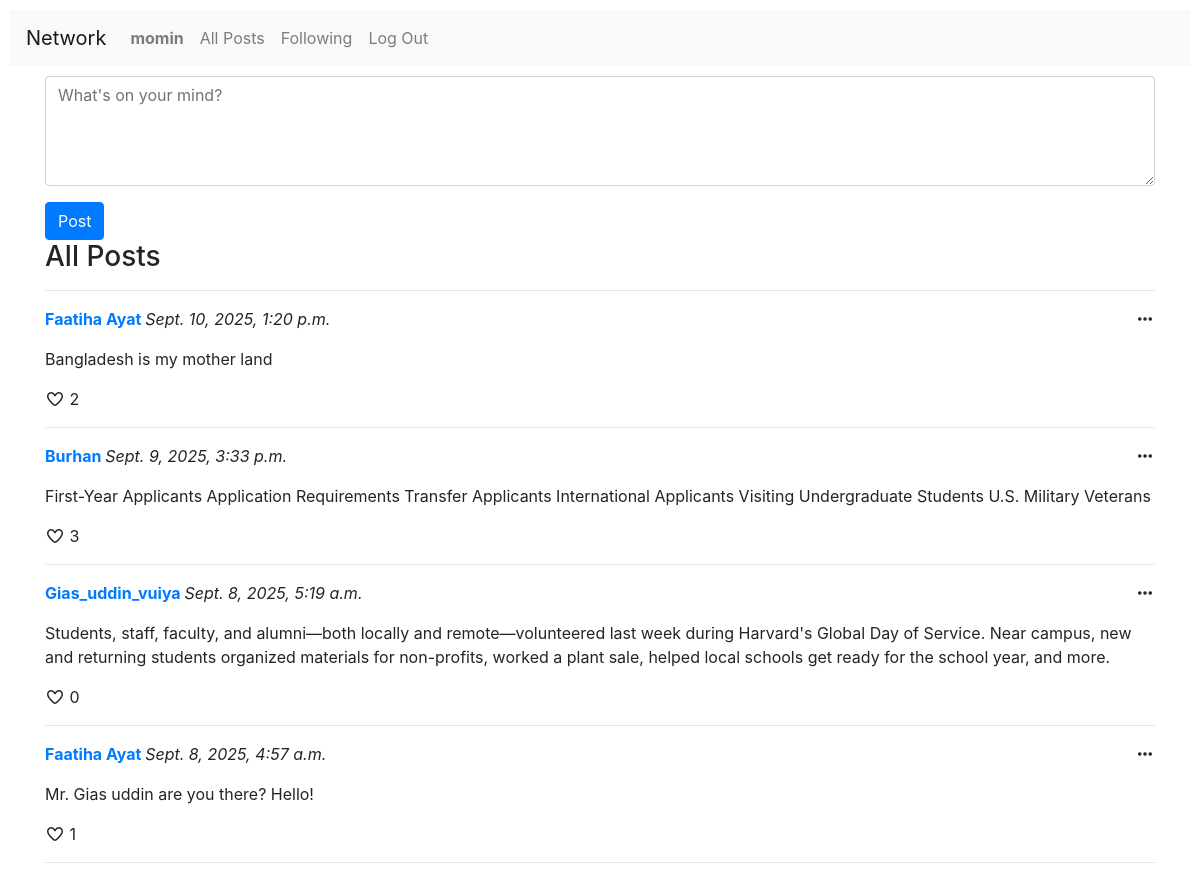
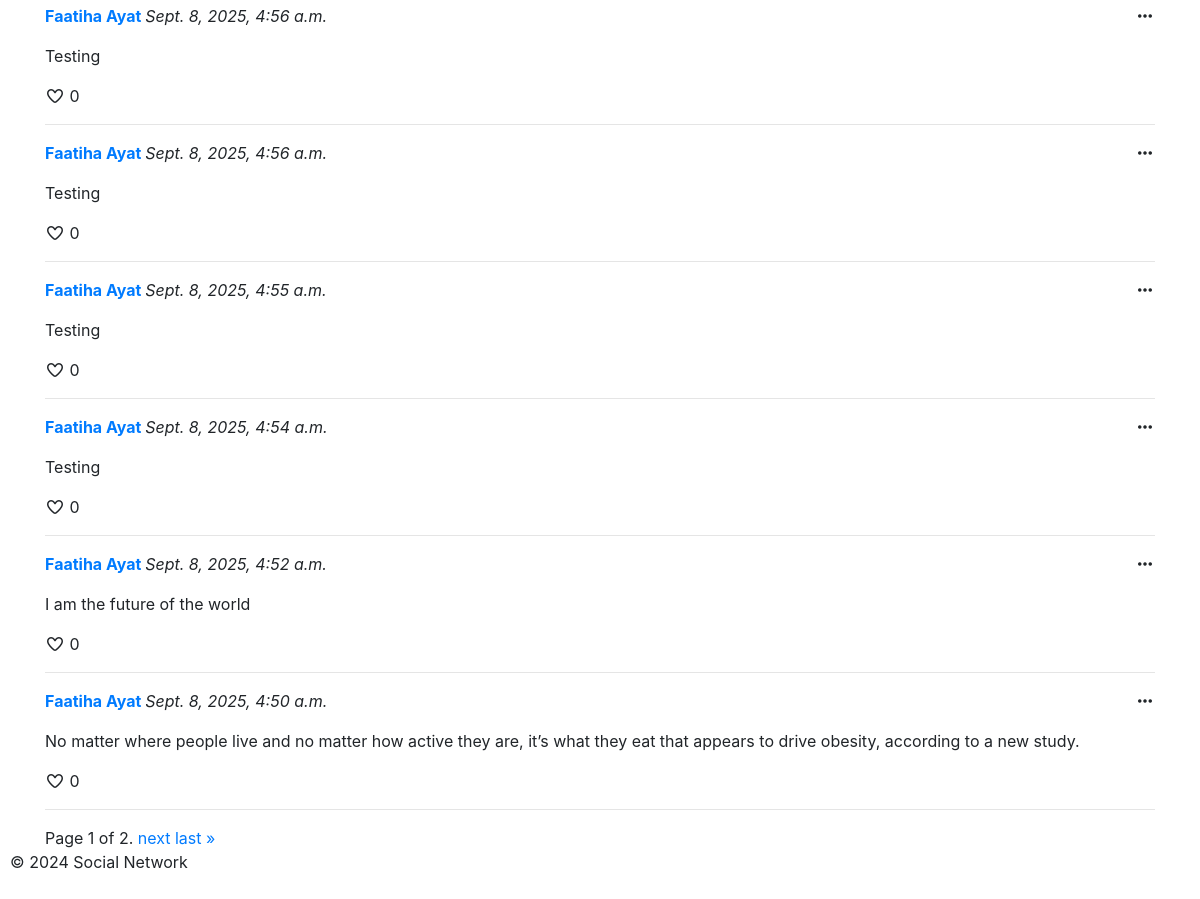
Before: / (signed in) with the older database file (2 pictures, top to bottom).
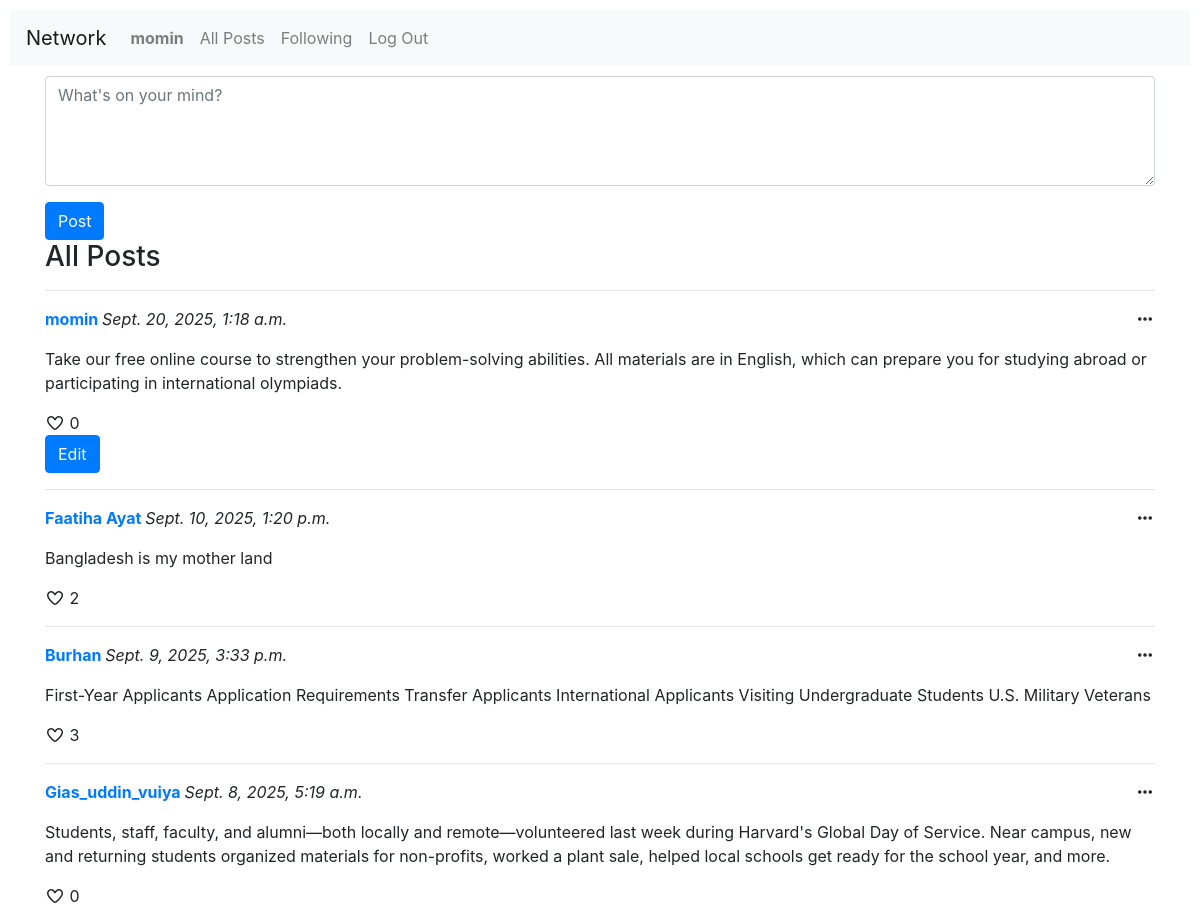
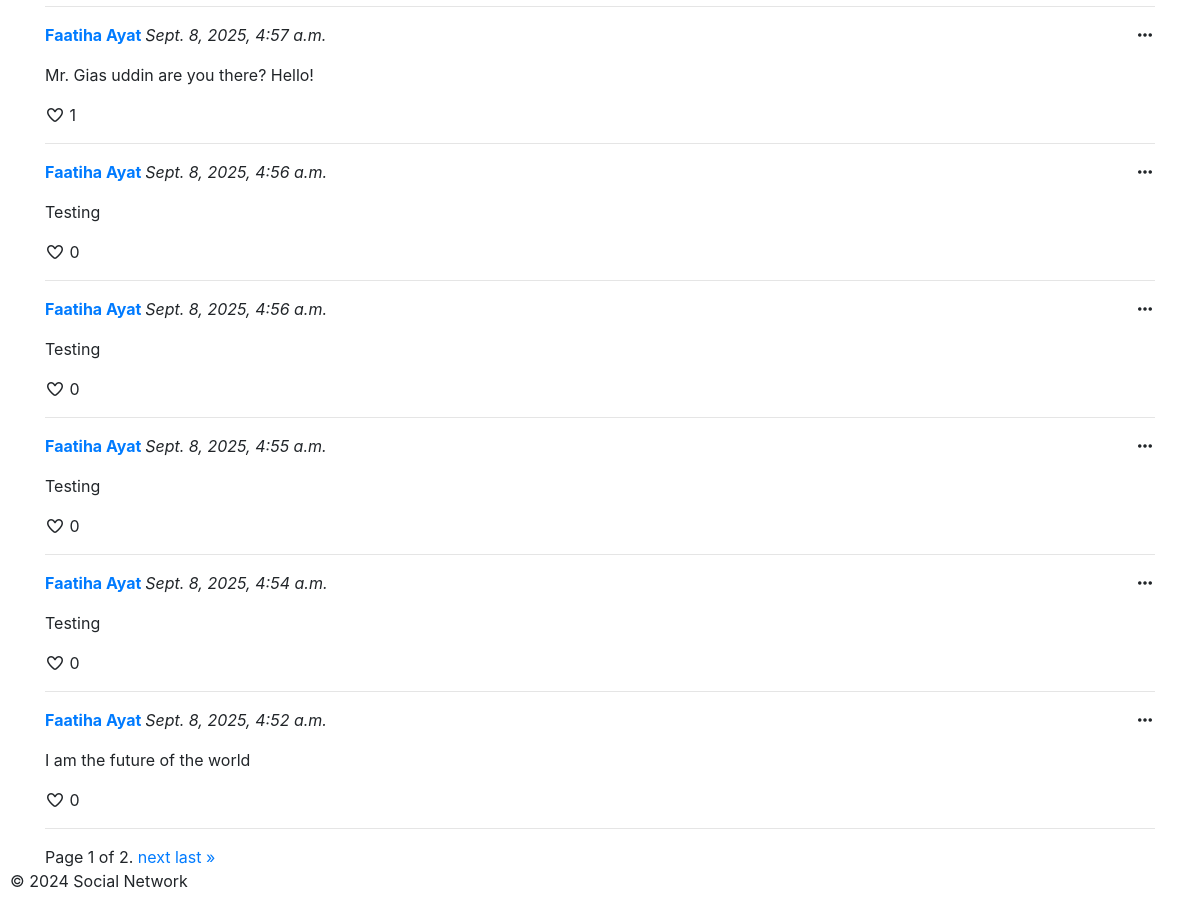
After: the same page with the newer database file (2 pictures, top to bottom).
### network/models.py (models this page shows, shortened)
class User(AbstractUser):
    pass

class Post(models.Model):
    user = models.ForeignKey(User, on_delete=models.CASCADE, related_name="posts")
    content = models.TextField()
    timestamp = models.DateTimeField(auto_now_add=True)
    @property
    def like_count(self):
        return self.likes.count()

### network/views.py (the view, shortened to what this page needs)
# urls.py: path("", views.index, name="index"),
def index(request):
    posts = Post.objects.all().order_by("-timestamp").all()
    paginator = Paginator(posts, 10)  # Show 10 posts per page
    page_number = request.GET.get('page')
    posts = paginator.get_page(page_number)
    return render(request, "network/index.html", {
        "posts": posts,
    })

### network/templates/network/index.html (shortened to what this page needs)
{% extends "network/layout.html" %}
{% block body %}
    {% if user.is_authenticated %}
        <div class="container">
            <section class="create-post">
                <form action="{% url 'index'%}" method="post">
                    <div class="form-group">
                        <textarea class="form-control" name="content" placeholder="What's on your mind?" cols="10" rows="4"></textarea>
                    </div>
                    <input class="btn btn-primary" type="submit" value="Post">
                </form>
            </section>
            <section class="all-posts">
                <h3>All Posts</h3>
                <hr>
                {% for post in posts %}
                    <div class="post">
                        <p>
                            <strong>
                                <a href="{% url 'profile' post.user.username %}">{{ post.user.username }}</a>
                            </strong>
                            <em>{{ post.timestamp }}</em>
                                <span class="ellipsis">
                                    <i class="fa-solid fa-ellipsis"></i>
                                </span>
                            </p>
                        <p  class="post-content">{{ post.content }}</p>
                        <div class="like-container" data-post-id="{{ post.id }}">
                            <i class="fa-regular fa-heart like-btn"></i>
                            <span class="like-count">{{ post.like_count }}</span>
                        </div>
                        {% if user.username == post.user.username %}
                            <button class="btn btn-primary edit-content-btn" data-set="{{ post.id }}">
                                Edit
                            </button>
                            {% endif %}
                        <hr>
                    </div>
                {% empty %}
                    <p>No posts available.</p>
                {% endfor %}
            </section>
            <section>
                <div class="pagination">
                    <span class="page-links">
                        <span class="current">
                            Page {{ posts.number }} of {{ posts.paginator.num_pages }}.
                        </span>
                        {% if posts.has_next %}
                            <a href="?page={{ posts.next_page_number }}">next</a>
                            <a href="?page={{ posts.paginator.num_pages }}">last &raquo;</a>
                        {% endif %}
                    </span>
                </div>
            </section>
        </div>
    {% endif %}
{% endblock %}

### network/templates/network/layout.html (shortened to what this page needs)
{% load static %}
<!DOCTYPE html>
<html lang="en">
    <head>
        <link rel="stylesheet" href="https://stackpath.bootstrapcdn.com/bootstrap/4.4.1/css/bootstrap.min.css">
        <link rel="stylesheet" href="https://cdnjs.cloudflare.com/ajax/libs/font-awesome/7.0.1/css/all.min.css" />
        <link href="{% static 'network/styles.css' %}" rel="stylesheet">
    </head>
    <body>
        <nav class="navbar navbar-expand-lg navbar-light bg-light">
            <a class="navbar-brand" href="#">Network</a>
            <div>
              <ul class="navbar-nav mr-auto">
                {% if user.is_authenticated %}
                    <li class="nav-item">
                        <a class="nav-link" href="{% url 'profile' user.username %}"><strong>{{ user.username }}</strong></a>
                    </li>
                {% endif %}
                <li class="nav-item">
                  <a class="nav-link" href="{% url 'index' %}">All Posts</a>
                </li>
                {% if user.is_authenticated %}
                    <li class="nav-item">
                        <a class="nav-link" href="#">Following</a>
                    </li>
                    <li class="nav-item">
                        <a class="nav-link" href="{% url 'logout' %}">Log Out</a>
                    </li>
                {% endif %}
              </ul>
            </div>
          </nav>
        <div class="body">
            {% block body %}
            {% endblock %}
        </div>
        <footer>
            {% block footer %}
                <p>&copy; 2024 Social Network</p>
            {% endblock %}
        </footer>
    </body>
</html>

### network/static/network/styles.css (style rules this page uses)
body { padding: 10px; box-sizing: border-box; }
.container { margin-top: 10px; }
.ellipsis { float: right; cursor: pointer; font-weight: 800; }

Changed rows visible on the page:
no longer on this page (row unchanged): Post: user.username "Faatiha Ayat", timestamp "Sept. 8, 2025, 4:50 a.m.", content "No matter where people live and no matter how active they are, it’s what they eat that appears to drive obesity, according to a new study.", like_count "0"
added Post: user.username "momin", timestamp "Sept. 20, 2025, 1:18 a.m.", content "Take our free online course to strengthen your problem-solving abilities. All materials are in English, which can prepare you for studying abroad or participating in international olympiads.", like_count "0"
